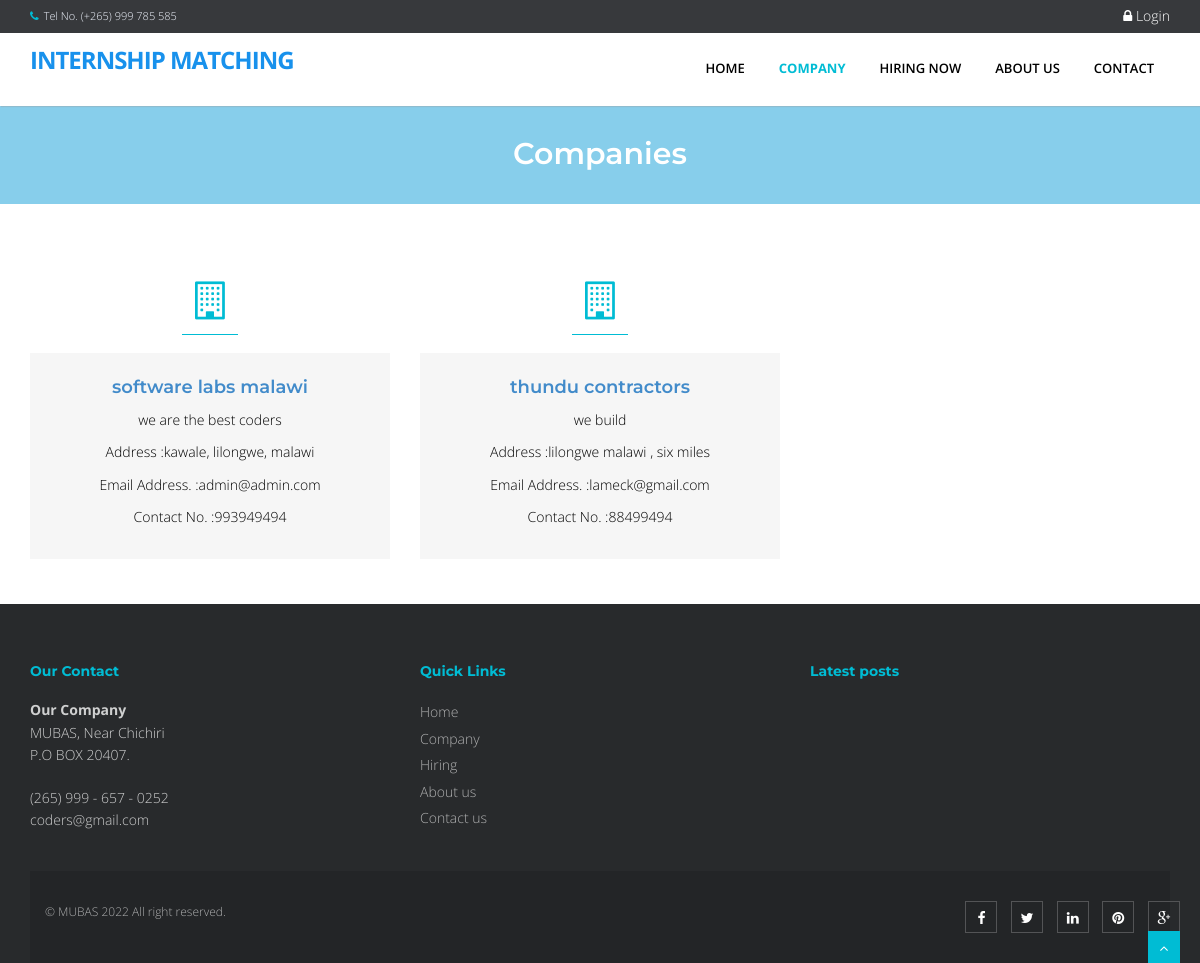
The page /index.php?q=company on the database as committed earlier.
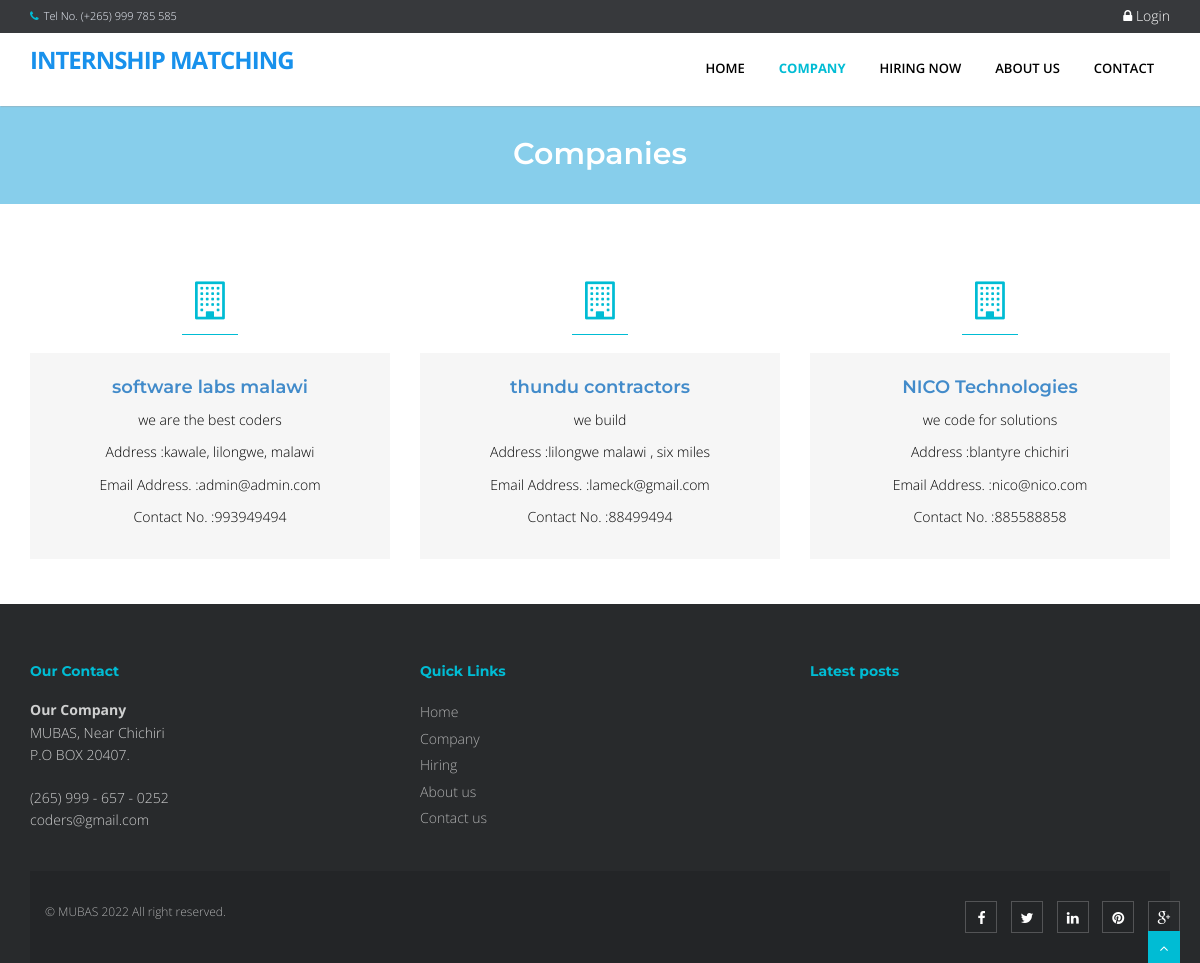
The same page on the database as committed later.
### tables this page shows
CREATE TABLE IF NOT EXISTS `employer` (
  `id` int(11) NOT NULL,
  `name` varchar(50) NOT NULL,
  `owner` varchar(50) NOT NULL,
  `postal_address` varchar(100) NOT NULL,
  `email` varchar(50) NOT NULL,
  `phone` int(14) NOT NULL,
  `profile` text,
  `date` datetime NOT NULL DEFAULT CURRENT_TIMESTAMP,
  PRIMARY KEY (`id`),
  UNIQUE KEY `email` (`email`),
  UNIQUE KEY `name` (`name`)
);

### index.php (called while the page is built, shortened)
<?php
    $title = "Home Page";
    $view = (isset($_GET['q']) && $_GET['q'] != '') ? $_GET['q'] : '';
    switch ($view) {
        case 'company' :
            $title="Companies";
            break;
    }
    include_once "inc/layout.php";
?>

### classes/Session.class.php (called while the page is built, shortened)
<?php
    class Session{
        public static function get($sessionVariables, $key = false){
            if($key == true){
                if(isset($_SESSION[$sessionVariables][$key])){
                    return $_SESSION[$sessionVariables][$key];
                }
            }else if(isset($_SESSION[$sessionVariables])){
                return $_SESSION[$sessionVariables];
            }else{
                return false;
            }
        }
    }

### inc/classAutoload.php (called while the page is built, shortened)
<?php
    function autoLoader($className){
        $path = __DIR__.'/../classes/';
        $extension = '.class.php';
        $fileName = $path . $className . $extension;
    }
?>

### classes/Dbh.class.php (called while the page is built)
<?php
    class Dbh{
        private $host = "localhost";
        private $user = "root";
        private $pwd = "";
        private $dbName = "intern_matching";
        protected function connect(){
            $dsn = 'mysql:host=' . $this->host . ';dbname='. $this->dbName;
            $pdo = new PDO($dsn, $this->user, $this->pwd);
            $pdo->setAttribute(PDO::ATTR_DEFAULT_FETCH_MODE, PDO::FETCH_ASSOC);
            return $pdo;
        }
    }
?>

### classes/Company.class.php (called while the page is built, shortened)
<?php
    class Company extends Dbh{
    protected function getAll(){
        $sql = "SELECT * from employer";
        $stmt = $this->connect()->query($sql);
        if($stmt){
            return $stmt->fetchAll();
        }
        return false;
    }
}
?>

### classes/CompanyView.class.php (called while the page is built, shortened)
<?php
    class CompanyView extends Company{
        public function getAll(){
            return parent::getAll();
        }
    }
?>

### views/company.php (the view)
<?php
    $comp = new CompanyView();
    $companies = $comp->getAll();
?>
    <section id="content">
        <?php if($companies) { ?>
            <div class="container content">
            <div class="row">
                <?php
                    foreach ($companies as $company ) {
                ?>
                        <div class="col-sm-4 info-blocks">
                            <i class="icon-info-blocks fa fa-building-o"></i>
                            <div class="info-blocks-in">
                                <h3>
                                    <?php echo '<a
                                     href="index.php?q=hiring&search='.$company['id'].'&company='.$company['name'].'">'
                                    .$company['name'].'</a>';?>
                                </h3>
                                <p><?php echo $company['profile'];?></p>
                                <p>Address :<?php echo $company['postal_address'] ?></p>
                                <p>Email Address. :<?php echo $company['email']; ?></p>
                                <p>Contact No. :<?php echo $company['phone']; ?></p>
                            </div>
                        </div>
                <?php } ?>
            </div>
            </div>
        <?php }else{ echo "<h3>:Companies are not available</h3>"; } ?>
    </section>

### inc/layout.php (shortened to what this page needs)
<?php
    include_once("classAutoload.php");
?>
<!DOCTYPE html>
<html lang="en">
<head>
<link href="/internship/plugins/home-plugins/css/bootstrap.min.css" rel="stylesheet" />
<link href="/internship/plugins/home-plugins/css/fancybox/jquery.fancybox.css" rel="stylesheet">
<link href="/internship/plugins/home-plugins/css/flexslider.css" rel="stylesheet" />
<link href="/internship/plugins/home-plugins/css/style.css" rel="stylesheet" />
<link rel="stylesheet" href="/internship/plugins/font-awesome/css/font-awesome.min.css">
<link rel="stylesheet" href="/internship/plugins/dataTables/jquery.dataTables.min.css">
<link rel="stylesheet" href="/internship/plugins/dataTables/jquery.dataTables_themeroller.css">
<link href="/internship/plugins/datepicker/bootstrap-datetimepicker.min.css" rel="stylesheet" media="screen">
<link href="/internship/plugins/datepicker/datepicker3.css" rel="stylesheet" media="screen">
</head>
<body>
<div id="wrapper" class="home-page">
  <header>
        <div class="topbar navbar-fixed-top">
          <div class="container">
            <div class="row">
              <div class="col-md-12">
                <p class="pull-left hidden-xs"><i class="fa fa-phone"></i>Tel No. (+265) 999 785 585</p>
                <?php
                    if(!Session::get("userVars")){
                        echo '<p   class="pull-right login">
                            <a href="/internship/views/login.php"> <i class="fa fa-lock"></i> Login </a>
                         </p>';
                    }
                ?>
              </div>
            </div>
          </div>
        </div>
        <div style="min-height: 30px;"></div>
        <div class="navbar navbar-default navbar-static-top" >
            <div class="container">
                <div class="navbar-header">
                    <a class="navbar-brand" href="/internship/index.php">Internship Matching</a>
                </div>
                <div class="navbar-collapse collapse ">
                    <ul class="nav navbar-nav">
                        <li class="<?php echo !isset($_GET['q'])? 'active' :''?>"><a href="/internship/index.php">Home</a></li>
                        <li class="<?php  if(isset($_GET['q'])) { if($_GET['q']=='company'){ echo 'active'; }else{ echo ''; }}  ?>"><a href="/internship/index.php?q=company">Company</a></li>
                        <li class="<?php  if(isset($_GET['q'])) { if($_GET['q']=='hiring'){ echo 'active'; }else{ echo ''; }} ?>"><a href="/internship/index.php?q=hiring">Hiring Now</a></li>
                        <li class="<?php  if(isset($_GET['q'])) { if($_GET['q']=='About'){ echo 'active'; }else{ echo ''; }}  ?>"><a href="/internship/index.php?q=About">About Us</a></li>
                        <li class="<?php  if(isset($_GET['q'])) { if($_GET['q']=='Contact'){ echo 'active'; }else{ echo ''; }}  ?>"><a href="/internship/index.php?q=Contact">Contact</a></li>
                    </ul>
                </div>
            </div>
        </div>
  </header>
      <?php
      if (isset($_GET['q'])) {
        echo '<section id="inner-headline">
            <div class="container">
                <div class="row">
                    <div class="col-lg-12">
                        <h2 class="pageTitle">'.$title.'</h2>
                    </div>
                </div>
            </div>
            </section>';
      }
       include_once __DIR__ .$content;
        ?>
  <footer>
  <div class="container">
    <div class="row">
      <div class="col-md-4 col-sm-4">
        <div class="widget">
          <h5 class="widgetheading">Our Contact</h5>
          <address>
          <strong>Our Company</strong><br>
          MUBAS, Near Chichiri<br>
            P.O BOX 20407.</address>
          <p>
            <i class="icon-phone"></i> (265) 999 - 657 - 0252<br>
            <i class="icon-envelope-alt"></i> coders@gmail.com
          </p>
        </div>
      </div>
      <div class="col-md-4 col-sm-4">
        <div class="widget">
          <h5 class="widgetheading">Quick Links</h5>
          <ul class="link-list">
            <li><a href="/internship/index.php">Home</a></li>
            <li><a href="/internship/index.php?q=company">Company</a></li>
            <li><a href="/internship/index.php?q=hiring">Hiring</a></li>
            <li><a href="/internship/index.php?q=About">About us</a></li>
            <li><a href="/internship/index.php?q=Contact">Contact us</a></li>
          </ul>
        </div>
      </div>
      <div class="col-md-4 col-sm-4">
        <div class="widget">
          <h5 class="widgetheading">Latest posts</h5>
        </div>
    </div>
  </div>
  <div id="sub-footer">
    <div class="container">
      <div class="row">
        <div class="col-lg-6">
          <div class="copyright">
            <p>
              <span>&copy; MUBAS 2022 All right reserved.
            </p>
          </div>
        </div>
        <div class="col-lg-6">
          <ul class="social-network">
            <li><a href="#" data-placement="top" title="Facebook"><i class="fa fa-facebook"></i></a></li>
            <li><a href="#" data-placement="top" title="Twitter"><i class="fa fa-twitter"></i></a></li>
            <li><a href="#" data-placement="top" title="Linkedin"><i class="fa fa-linkedin"></i></a></li>
            <li><a href="#" data-placement="top" title="Pinterest"><i class="fa fa-pinterest"></i></a></li>
            <li><a href="#" data-placement="top" title="Google plus"><i class="fa fa-google-plus"></i></a></li>
          </ul>
        </div>
      </div>
    </div>
  </div>
  </footer>
</div>
<a href="#" class="scrollup"><i class="fa fa-angle-up active"></i></a>
</body>
</html>

### inc/layout.php (style rules this page uses)
#content { min-height: 400px; color: #000; }
.login a { font-size: 14px; color: #fff; padding:0px; }

Rows that differ between the two databases and show on the page:
added employer: name "NICO Technologies", profile "we code for solutions", postal_address "blantyre chichiri", email "nico@nico.com", phone "885588858"
